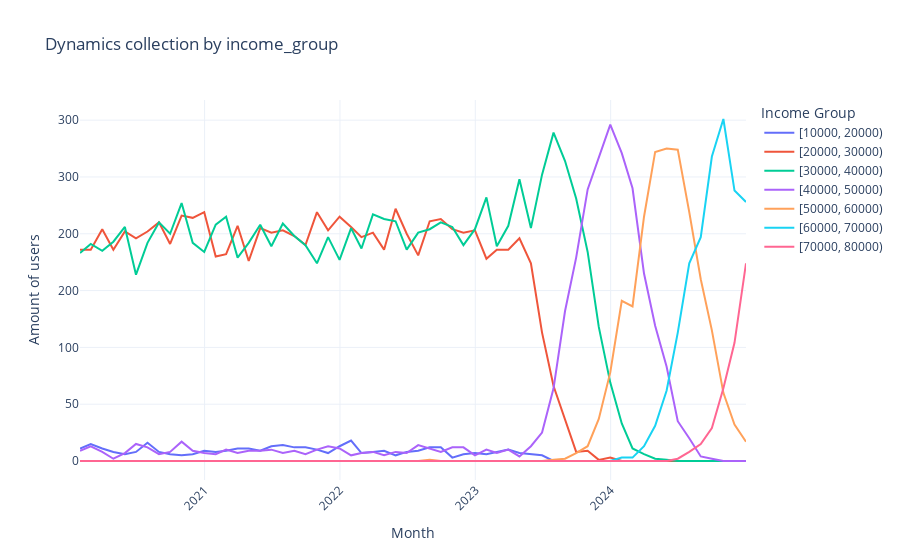

The notebook cell saved with this chart:
### Code cell
import plotly.express as px

tmp = (
    cl[['month_end', 'income_group', 'user_id']]
    .groupby(['month_end', 'income_group'])
    .agg(count=('user_id', 'count'))
    .reset_index()
)

fig = px.line(
    tmp,
    x='month_end',
    y='count',
    color='income_group',
    title='Dynamics collection by income_group',
    labels={
        'month_end': 'Month',
        'count': 'Amount of users',
        'income_group': 'Income Group'
    },
    line_shape='linear'  # можно 'spline' для сглаживания
)

fig.update_layout(
    yaxis_tickformat='.1s',  # формат вида 1.0k, 1.0M
    xaxis_tickangle=-45,
    template='plotly_white',
    legend_title_text='Income Group'
)

fig.show()
